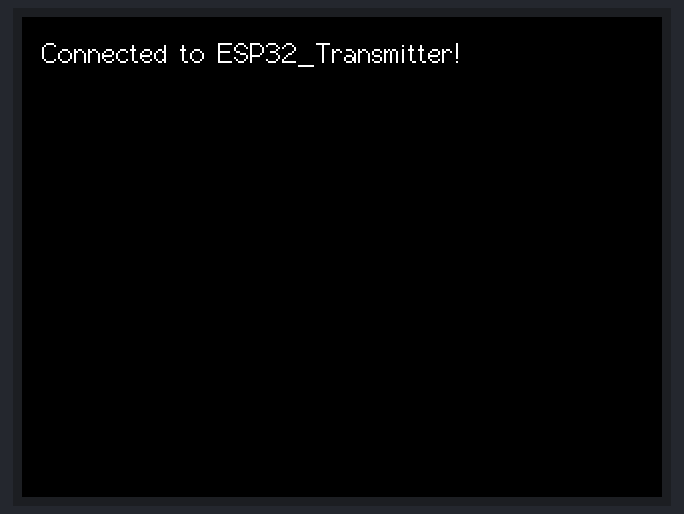
The program below on a simulated ESP32. On the bench: 320×240 colour display. Nothing arrives over Bluetooth unless stated; what the program prints to the serial monitor is not drawn.

Above: at 2.4 s.

The program:

main.cpp
```cpp
#include <Arduino.h>
#include <TFT_eSPI.h>
#include <SPI.h>
#include "BluetoothSerial.h"

TFT_eSPI tft = TFT_eSPI();
TFT_eSprite errorlist = TFT_eSprite(&tft); // Sprite for "Error messages"

BluetoothSerial SerialBT;      // initialise bluetooth communication

void BTConnect();

bool connected = false;        // bool to check Bluetooth connection


#define BGCOLOR 0x0000
#define TXTCOLOR 0xFFFF
#define TXTSIZE 2
int scrollPos = 0;
uint8_t data = 0;

// Error messages associated with each bit in the byte
String Errormessage1 = "Right indicator";
String Errormessage2 = "Left indicator";
String Errormessage3 = "Right runninglight";
String Errormessage4 = "Left runninglight";
String Errormessage5 = "Brake lights";
String Errormessage6 = "Fog Light";
String Errormessage7 = "Error1";
String Errormessage8 = "Error2";

// Function to generate error message based on the byte
String generateErrorMessage(int alertBits);

void setup() {
  Serial.begin(115200);
  SerialBT.begin("ESP32_Reciever", true); // set name of bluetooth device, and enable mastermode (to make sure it can both receive and send data)

  Serial.println("Bluetooth Receiver Started. Attempting to connect...");

  tft.init();
  tft.setRotation(3);
  tft.fillScreen(BGCOLOR);

  BTConnect();     // Attempt to connect to transmitter

  // Create a sprite for Error messages
  errorlist.setColorDepth(8);
  errorlist.createSprite(240, 135);
  errorlist.fillSprite(BGCOLOR);
  errorlist.setTextColor(TXTCOLOR);
  errorlist.setTextSize(TXTSIZE);

}


void BTConnect()
{
  unsigned long startTime = millis(); // Record the start time
  const unsigned long timeout = 12000; // Set max time period to connect, to 12 seconds
  connected = false;
  unsigned long retryDelay = 2000;

  tft.fillScreen(BGCOLOR);
  tft.drawString("Connecting!", 10, 10, 2);

  delay(2000); // Delay to allow bluetooth startup

  // Attempt to connect until successful or timeout
  while (millis() - startTime < timeout)
  {
    if (SerialBT.connect("ESP32_Transmitter")) // Attempt to connect to transmitter with the right name
    {
      connected = true;
      Serial.println("Connected to ESP32_Transmitter!");
      tft.fillScreen(BGCOLOR);
      tft.drawString("Connected to ESP32_Transmitter!", 10, 10, 2);
      delay(2000);
      break;
    }
    else
    {
      Serial.println("Connection failed. Retrying...");
      tft.fillScreen(BGCOLOR);
      tft.drawString("Connection failed", 10, 10, 2);
      tft.drawString(" Retrying...", 10, 50, 2);
      delay(retryDelay); // Delay before retrying
    }
  }

  if (!connected) // Check if connection was successful or timed out
  {
    Serial.println("Failed to connect. Please restart!");
    tft.fillScreen(BGCOLOR);
    tft.drawString("Failed to connect", 10, 10, 2);
    tft.drawString("Please restart!", 10, 50, 2);
    while (true)  // Stop further attempts if timed out
    {
      delay(1000);
    }
  }
}

void checkConnection()// Check if the Bluetooth is still connected
{

  if (connected && !SerialBT.connected()) // If we were connected but lost the connection:
  {
    connected = false; // Update connection state
    Serial.println("Lost connection");
    Serial.println("Trying to reconnect");
    tft.fillScreen(BGCOLOR);
    tft.drawString("Lost connection", 10, 10, 2);
    tft.drawString("Trying to reconnect", 10, 50, 2);
    delay(1000);
  }


  if (!connected) // Reconnect if connection is lost
  {
    BTConnect();
  }
}

void processData() //receive and process data
{
  if (connected && SerialBT.available()) // If data is available from the transmitter, process it
  {
    String receivedData = SerialBT.readString(); // Read data from Bluetooth
    int lastTerminating = receivedData.lastIndexOf(0b10000000);
    if (lastTerminating != -1)
    {
      data = receivedData[receivedData.length()-2];
    }
    unsigned char message = 0b110;
    SerialBT.write(message);
  }
}


String generateErrorMessage(int alertBits) // Function to generate a comma-separated error message based on active bits in the byte
{
  String errorMsg = "   ";

  if (alertBits & 0x01) errorMsg += Errormessage1 + ", ";
  if (alertBits & 0x02) errorMsg += Errormessage2 + ", ";
  if (alertBits & 0x04) errorMsg += Errormessage3 + ", ";
  if (alertBits & 0x08) errorMsg += Errormessage4 + ", ";
  if (alertBits & 0x10) errorMsg += Errormessage5 + ", ";
  if (alertBits & 0x20) errorMsg += Errormessage6 + ", ";
  if (alertBits & 0x40) errorMsg += Errormessage7 + ", ";
  if (alertBits & 0x80) errorMsg += Errormessage8 + ", ";


  if (errorMsg.endsWith(", ")) // Remove the last comma
  {
    errorMsg = errorMsg.substring(0, errorMsg.length() - 2);
  }

  int lastComma = errorMsg.lastIndexOf(", ");  // Replace the last comma with " and " if there is more than one error
  if (lastComma != -1)
  {
    errorMsg = errorMsg.substring(0, lastComma) + " and" + errorMsg.substring(lastComma + 1);
  }

  return errorMsg;
}


void loop() {
  String errorMsg = generateErrorMessage(data);

  errorlist.fillSprite(BGCOLOR);
  errorlist.drawString(errorMsg, -scrollPos, 0, 2);
  errorlist.pushSprite(0, 0);
  scrollPos += 2;

  // Reset scroll position when the text is out of vision
  int textWidth = errorlist.textWidth(errorMsg, 2); // Calculate the text width
  if (scrollPos > textWidth)
  {
    scrollPos = 0;
    checkConnection();
    processData();
  }


  delay(25);
}
```

Measured:
- what the display in image 0 shows lasts 2.0 s, from 2.4 s to 4.4 s
